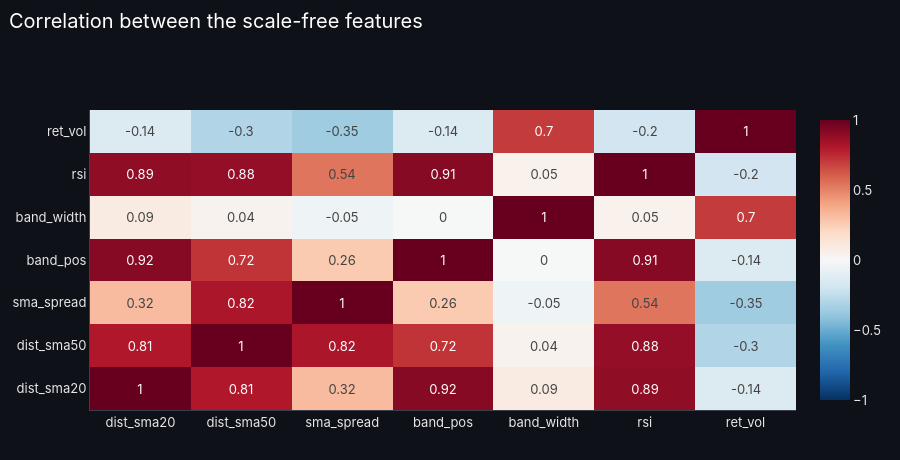

The cell this chart's notebook holds for it:
### Markdown cell above
## 1. Seven features, how much information?

### Code cell
data = pd.read_csv(f'{TICKER}_time_series_features.csv', index_col=0, parse_dates=True)
features = tf.stationary_features(data)                     # the model inputs, re-expressed as scale-free ratios
raw = data[ORIGINAL_SEVEN]
print(f'{TICKER}: {len(data):,} days, {data.index[0]:%Y-%m-%d} to {data.index[-1]:%Y-%m-%d}\n')

info = pd.DataFrame({'original seven (levels)': tf.effective_count(raw),
                     'original seven (daily changes, as the agent reads them)': tf.effective_count(raw.diff()),
                     'scale-free versions': tf.effective_count(features)}).T
print(info.round(2).to_string())
print('\nCorrelation of the original seven (levels):')
print(raw.corr().round(2).to_string())
corr = features.corr()
fig = go.Figure(go.Heatmap(z=corr.to_numpy(), x=corr.columns, y=corr.index, zmin=-1, zmax=1, colorscale='RdBu', reversescale=True,
                           text=corr.round(2).to_numpy(), texttemplate='%{text}'))
fig.update_layout(title='Correlation between the scale-free features', height=460)
fig.show()

### Figure 1 — Plotly figure (JSON) as saved in the notebook; plotly's stock layout.template omitted (floating-point values rounded to 4 significant figures)
{"data": [{"colorscale": [[0.0, "rgb(103,0,31)"], [0.1, "rgb(178,24,43)"], [0.2, "rgb(214,96,77)"], [0.3, "rgb(244,165,130)"], [0.4, "rgb(253,219,199)"], [0.5, "rgb(247,247,247)"], [0.6, "rgb(209,229,240)"], [0.7, "rgb(146,197,222)"], [0.8, "rgb(67,147,195)"], [0.9, "rgb(33,102,172)"], [1.0, "rgb(5,48,97)"]], "reversescale": true, "text": [[1.0, 0.81, 0.32, 0.92, 0.09, 0.89, -0.14], [0.81, 1.0, 0.82, 0.72, 0.04, 0.88, -0.3], [0.32, 0.82, 1.0, 0.26, -0.05, 0.54, -0.35], [0.92, 0.72, 0.26, 1.0, -0.0, 0.91, -0.14], [0.09, 0.04, -0.05, -0.0, 1.0, 0.05, 0.7], [0.89, 0.88, 0.54, 0.91, 0.05, 1.0, -0.2], [-0.14, -0.3, -0.35, -0.14, 0.7, -0.2, 1.0]], "texttemplate": "%{text}", "type": "heatmap", "x": ["dist_sma20", "dist_sma50", "sma_spread", "band_pos", "band_width", "rsi", "ret_vol"], "y": ["dist_sma20", "dist_sma50", "sma_spread", "band_pos", "band_width", "rsi", "ret_vol"], "z": [[1.0, 0.8061, 0.317, 0.9156, 0.08549, 0.8931, -0.1419], [0.8061, 1.0, 0.8159, 0.7218, 0.03566, 0.8817, -0.3], [0.317, 0.8159, 1.0, 0.2642, -0.04561, 0.5382, -0.3549], [0.9156, 0.7218, 0.2642, 1.0, -0.002696, 0.9139, -0.1406], [0.08549, 0.03566, -0.04561, -0.002696, 1.0, 0.04632, 0.7032], [0.8931, 0.8817, 0.5382, 0.9139, 0.04632, 1.0, -0.1966], [-0.1419, -0.3, -0.3549, -0.1406, 0.7032, -0.1966, 1.0]], "zmax": 1, "zmin": -1}], "layout": {"height": 460, "title": {"text": "Correlation between the scale-free features"}}}
